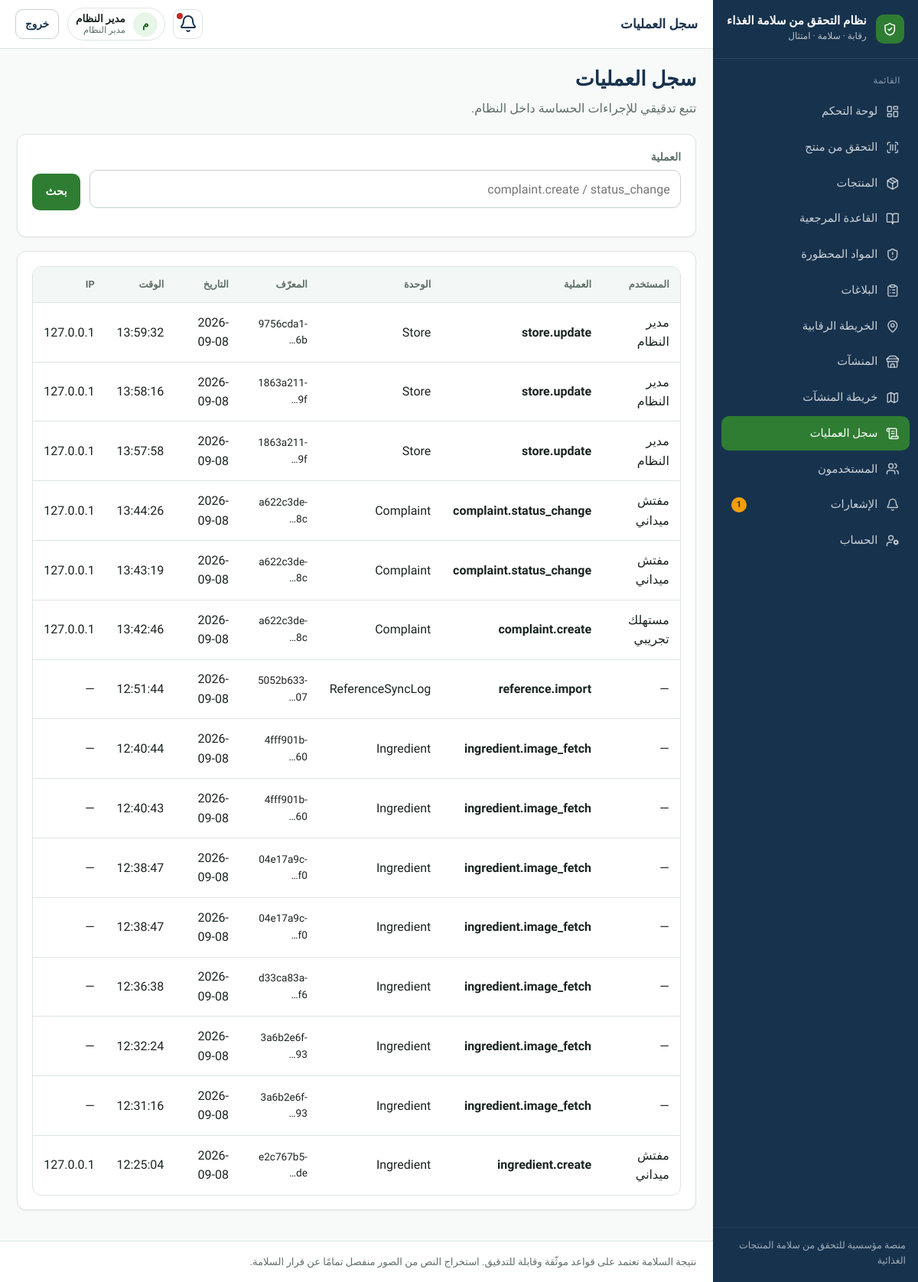
The app's page /audit/ (signed in) with its own data.
### apps/accounts/models.py (models this page shows, shortened)
class User(AbstractUser):
    id = models.UUIDField(primary_key=True, default=uuid.uuid4, editable=False)
    full_name = models.CharField("الاسم الكامل", max_length=150, blank=True)
    phone = models.CharField("الهاتف", max_length=20, blank=True, null=True, unique=True)
    role = models.CharField(
        max_length=32,
        choices=Role.choices,
        default=Role.USER,
        db_index=True,
    )
    preferred_language = models.CharField(
        max_length=2,
        choices=[("ar", "العربية"), ("en", "English")],
        default="ar",
    )
    is_active = models.BooleanField(default=True)
    class Meta:
        verbose_name = "مستخدم"
        verbose_name_plural = "المستخدمون"
        ordering = ["-date_joined"]
    def __str__(self):
        return self.full_name or self.username

### apps/audit/models.py (models this page shows, shortened)
class AuditLog(models.Model):
    id = models.UUIDField(primary_key=True, default=uuid.uuid4, editable=False)
    user = models.ForeignKey(
        settings.AUTH_USER_MODEL,
        on_delete=models.SET_NULL,
        null=True,
        blank=True,
        related_name="audit_logs",
    )
    action = models.CharField(max_length=100, db_index=True)
    entity_type = models.CharField(max_length=100, blank=True)
    entity_id = models.CharField(max_length=64, blank=True)
    old_value = models.JSONField(null=True, blank=True)
    new_value = models.JSONField(null=True, blank=True)
    ip_address = models.GenericIPAddressField(null=True, blank=True)
    device_info = models.TextField(blank=True)
    created_at = models.DateTimeField(auto_now_add=True)
    class Meta:
        ordering = ["-created_at"]

### apps/audit/views.py (the view)
# urls.py: path("", views.audit_list, name="list"),
@login_required
def audit_list(request):
    if request.user.role != Role.ADMIN and not request.user.is_superuser:
        return redirect("core:home")
    qs = AuditLog.objects.select_related("user").all()
    action = request.GET.get("action", "").strip()
    if action:
        qs = qs.filter(action__icontains=action)
    page = Paginator(qs, 30).get_page(request.GET.get("page"))
    return render(request, "audit/list.html", {"page_obj": page, "action": action})

### apps/core/context_processors.py (called while the page is built)
def _item(label, url_name, icon, match_prefixes=None):
    return {
        "label": label,
        "url_name": url_name,
        "icon": icon,
        "match_prefixes": match_prefixes or [],
    }

### templates/audit/list.html (shortened to what this page needs)
{% extends "base.html" %}
{% block topbar_title %}سجل العمليات{% endblock %}
{% block content %}
<div class="page-header">
  <div>
    <h1>سجل العمليات</h1>
    <p class="lead">تتبع تدقيقي للإجراءات الحساسة داخل النظام.</p>
  </div>
</div>
<section class="card panel">
  <form method="get" class="filters" style="grid-template-columns:1fr auto">
    <div><label>العملية</label><input type="search" name="action" value="{{ action }}" placeholder="complaint.create / status_change"></div>
    <div><button class="btn btn-primary" type="submit">بحث</button></div>
  </form>
</section>
<section class="card">
  <div class="table-wrap">
    <table class="table">
      <thead>
        <tr><th>المستخدم</th><th>العملية</th><th>الوحدة</th><th>المعرّف</th><th>التاريخ</th><th>الوقت</th><th>IP</th></tr>
      </thead>
      <tbody>
        {% for log in page_obj %}
        <tr>
          <td>{{ log.user|default:"—" }}</td>
          <td><strong>{{ log.action }}</strong></td>
          <td>{{ log.entity_type|default:"—" }}</td>
          <td class="small">{{ log.entity_id|truncatechars:12 }}</td>
          <td>{{ log.created_at|date:"Y-m-d" }}</td>
          <td>{{ log.created_at|date:"H:i:s" }}</td>
          <td>{{ log.ip_address|default:"—" }}</td>
        </tr>
        {% empty %}
        <tr><td colspan="7"><div class="empty-state"><h3>لا توجد سجلات بعد</h3><p>ستظهر هنا العمليات الحساسة مثل إنشاء البلاغات وتغيير الحالات.</p></div></td></tr>
        {% endfor %}
      </tbody>
    </table>
  </div>
</section>
{% endblock %}

### templates/base.html (shortened to what this page needs)
{% load static %}
<!DOCTYPE html>
<html lang="ar" dir="rtl">
<head>
  <link rel="stylesheet" href="{% static 'css/design-system.css' %}">
</head>
<body class="{% block body_class %}{% endblock %}">
{% if use_app_shell %}
  <div class="app-shell">
    <aside class="sidebar" id="sidebar">
      <a class="sidebar-brand" href="{% url 'core:home' %}">
        <span class="brand-mark" aria-hidden="true"><i data-lucide="shield-check"></i></span>
        <span class="brand-text">
          <strong>{{ app_name_ar }}</strong>
          <span>رقابة · سلامة · امتثال</span>
        </span>
      </a>
      <nav class="sidebar-nav" aria-label="القائمة الرئيسية">
        <div class="nav-section">
          <div class="nav-section-title">القائمة</div>
          {% for item in nav_items %}
            <a class="nav-link {% if item.active %}active{% endif %}" href="{{ item.url }}">
              <i data-lucide="{{ item.icon }}"></i>
              <span>{{ item.label }}</span>
              {% if item.url_name == 'notifications:list' and unread_notifications %}
                <span class="nav-badge">{{ unread_notifications }}</span>
              {% endif %}
            </a>
          {% endfor %}
        </div>
      </nav>
      <div class="sidebar-footer">منصة مؤسسية للتحقق من سلامة المنتجات الغذائية</div>
    </aside>
    <div class="main-wrap">
      <header class="topbar">
        <div class="topbar-left">
          <div class="page-title-top">{% block topbar_title %}{{ app_name_ar }}{% endblock %}</div>
        </div>
        <div class="topbar-right">
          <a class="icon-btn" href="{% url 'notifications:list' %}" title="الإشعارات" aria-label="الإشعارات">
            <i data-lucide="bell"></i>
            {% if unread_notifications %}<span class="dot"></span>{% endif %}
          </a>
          <div class="user-chip">
            <span class="user-avatar">{{ user.full_name|default:user.username|make_list|first|upper }}</span>
            <span class="user-meta">
              <strong>{{ user.full_name|default:user.username }}</strong>
              <span>{{ user.get_role_display }}</span>
            </span>
          </div>
          <form method="post" action="{% url 'accounts:logout' %}">
            <button class="btn btn-secondary btn-sm" type="submit">خروج</button>
          </form>
        </div>
      </header>
{% endif %}
      <main class="content"{% if not use_app_shell %} style="max-width:1100px;margin:0 auto"{% endif %}>
        {% block content %}{% endblock %}
      </main>
{% if use_app_shell %}
      <footer class="app-footer">
        نتيجة السلامة تعتمد على قواعد موثّقة وقابلة للتدقيق. استخراج النص من الصور منفصل تمامًا عن قرار السلامة.
      </footer>
    </div>
  </div>
{% else %}
  </div>
{% endif %}
</body>
</html>

### records on screen
User: full_name|make_list "م", full_name "مدير النظام", role "مدير النظام"
AuditLog: user "مدير النظام", action "store.update", entity_type "Store", entity_id "9756cda1-6b…", created_at "2026-09-08", created_at "13:59:32", ip_address "127.0.0.1"
AuditLog: user "مدير النظام", action "store.update", entity_type "Store", entity_id "1863a211-9f…", created_at "2026-09-08", created_at "13:58:16", ip_address "127.0.0.1"
AuditLog: user "مدير النظام", action "store.update", entity_type "Store", entity_id "1863a211-9f…", created_at "2026-09-08", created_at "13:57:58", ip_address "127.0.0.1"
AuditLog: user "مفتش ميداني", action "complaint.status_change", entity_type "Complaint", entity_id "a622c3de-8c…", created_at "2026-09-08", created_at "13:44:26", ip_address "127.0.0.1"
AuditLog: user "مفتش ميداني", action "complaint.status_change", entity_type "Complaint", entity_id "a622c3de-8c…", created_at "2026-09-08", created_at "13:43:19", ip_address "127.0.0.1"
AuditLog: user "مستهلك تجريبي", action "complaint.create", entity_type "Complaint", entity_id "a622c3de-8c…", created_at "2026-09-08", created_at "13:42:46", ip_address "127.0.0.1"
AuditLog: user "—", action "reference.import", entity_type "ReferenceSyncLog", entity_id "5052b633-07…", created_at "2026-09-08", created_at "12:51:44", ip_address "—"
AuditLog: user "—", action "ingredient.image_fetch", entity_type "Ingredient", entity_id "4fff901b-60…", created_at "2026-09-08", created_at "12:40:44", ip_address "—"
AuditLog: user "—", action "ingredient.image_fetch", entity_type "Ingredient", entity_id "4fff901b-60…", created_at "2026-09-08", created_at "12:40:43", ip_address "—"
AuditLog: user "—", action "ingredient.image_fetch", entity_type "Ingredient", entity_id "04e17a9c-f0…", created_at "2026-09-08", created_at "12:38:47", ip_address "—"
AuditLog: user "—", action "ingredient.image_fetch", entity_type "Ingredient", entity_id "04e17a9c-f0…", created_at "2026-09-08", created_at "12:38:47", ip_address "—"
AuditLog: user "—", action "ingredient.image_fetch", entity_type "Ingredient", entity_id "d33ca83a-f6…", created_at "2026-09-08", created_at "12:36:38", ip_address "—"
AuditLog: user "—", action "ingredient.image_fetch", entity_type "Ingredient", entity_id "3a6b2e6f-93…", created_at "2026-09-08", created_at "12:32:24", ip_address "—"
AuditLog: user "—", action "ingredient.image_fetch", entity_type "Ingredient", entity_id "3a6b2e6f-93…", created_at "2026-09-08", created_at "12:31:16", ip_address "—"
AuditLog: user "مفتش ميداني", action "ingredient.create", entity_type "Ingredient", entity_id "e2c767b5-de…", created_at "2026-09-08", created_at "12:25:04", ip_address "127.0.0.1"

### other values on screen
{{ app_name_ar }} "نظام التحقق من سلامة الغذاء"
{{ item.label }} "لوحة التحكم" "التحقق من منتج" "المنتجات" "القاعدة المرجعية" "المواد المحظورة" "البلاغات" "الخريطة الرقابية" "المنشآت" "خريطة المنشآت" "سجل العمليات" "المستخدمون" "الإشعارات" "الحساب"
{{ unread_notifications }} "1"
